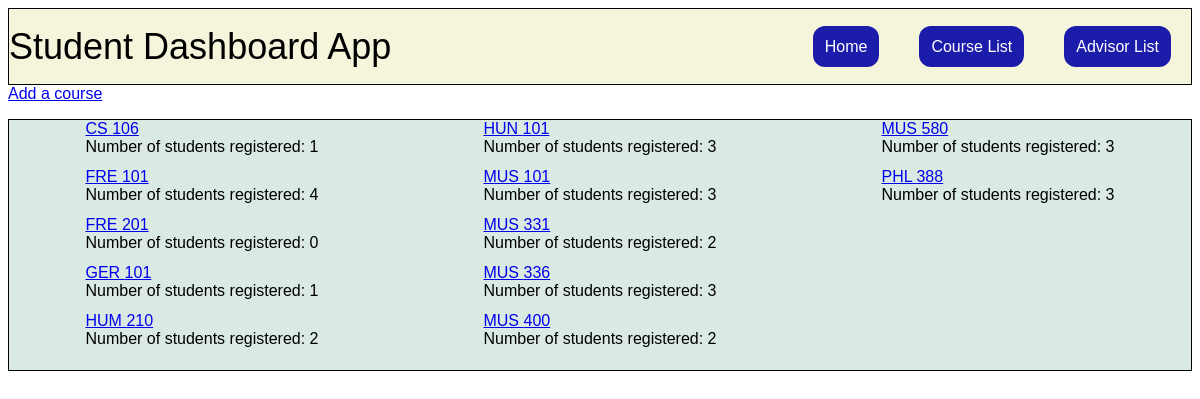
Screenshot of /course_list with the database file from the repository.
### student/models.py (models this page shows, shortened)
class Course(models.Model):
    dept = models.CharField(max_length=3)
    course_num = models.IntegerField()
    subject = models.CharField(max_length=50)
    description = models.TextField(blank=True)
    students = models.ManyToManyField(Student, blank=True, related_name="courses")
    class Meta:
        unique_together = ('dept', 'course_num')
        ordering = ['dept']

### student/views.py (the view)
# urls.py: path("course_list", views.course_list, name="course_list"),
def course_list(request):
    courses = Course.objects.all()
    return render(request, "student/course_list.html", {"courses": courses})

### student/templates/student/course_list.html
{% extends "student/layout.html" %}
{% block body %}
    <a href="{% url 'new_course' %}">Add a course</a>
    <div id="course-list-container">
        {% for course in courses %}
            <div>
                <a href="{% url 'course_detail' id=course.id %}">{{course.dept}} {{course.course_num}}</a>
                <div>
                    Number of students registered:  {{ course.students.count }}
                </div>
            </div>
        {% endfor %}
    </div>
{% endblock %}

### student/static/student/styles.css (style rules this page uses)
body { font-family: 'Gill Sans', 'Gill Sans MT', Calibri, 'Trebuchet MS', sans-serif; }
#course-list-container { display: flex; flex-direction: column; height: 250px; background-color: #dae9e1; border: 1px solid black; gap: 12px; flex-wrap: wrap; align-items: center; margin-top: 1em; }

### rows the page displays
Course: dept "CS", course_num "106", students.count "1"
Course: dept "FRE", course_num "101", students.count "4"
Course: dept "FRE", course_num "201", students.count "0"
Course: dept "GER", course_num "101", students.count "1"
Course: dept "HUM", course_num "210", students.count "2"
Course: dept "HUN", course_num "101", students.count "3"
Course: dept "MUS", course_num "101", students.count "3"
Course: dept "MUS", course_num "331", students.count "2"
Course: dept "MUS", course_num "336", students.count "3"
Course: dept "MUS", course_num "400", students.count "2"
Course: dept "MUS", course_num "580", students.count "3"
Course: dept "PHL", course_num "388", students.count "3"
